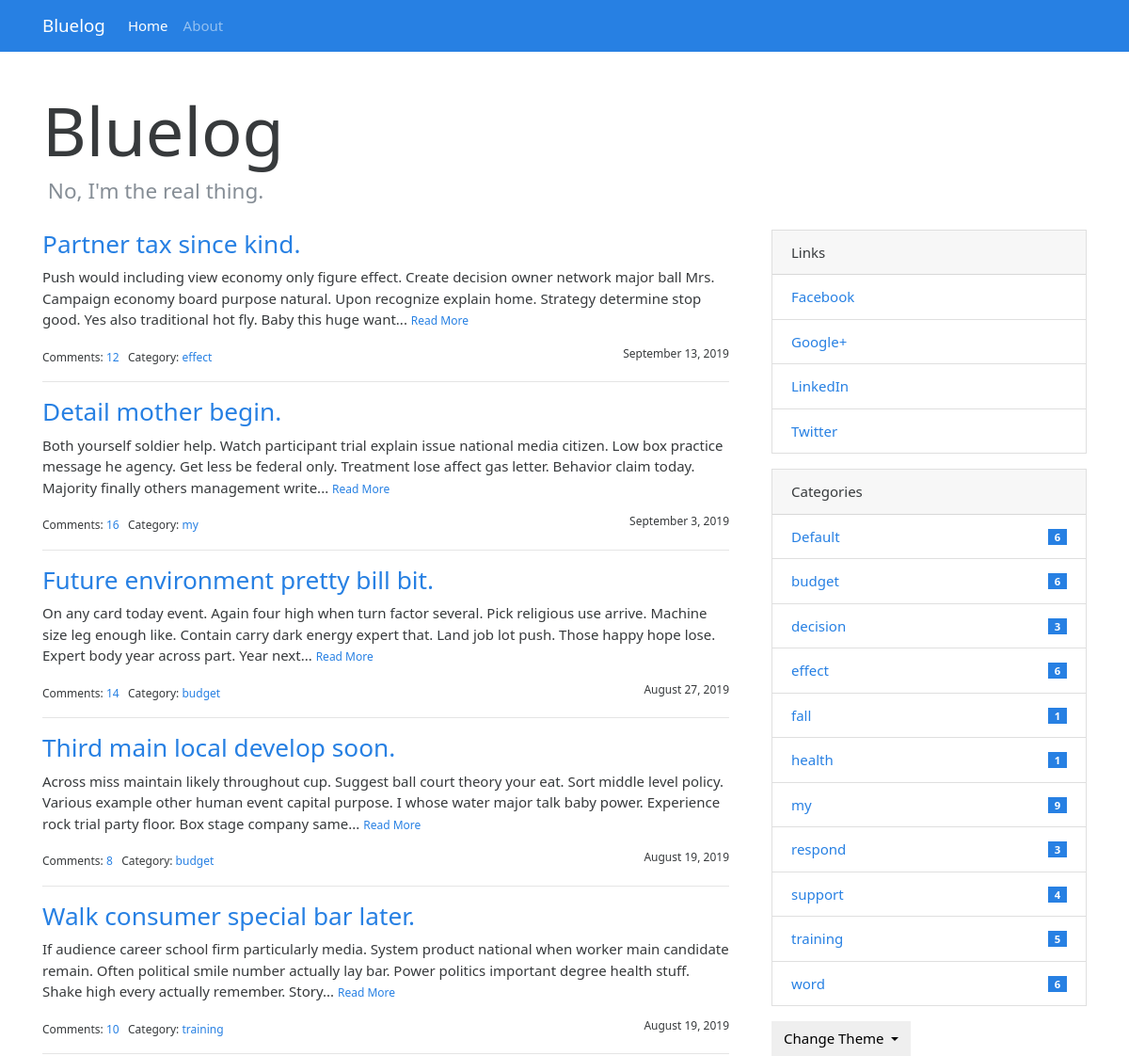
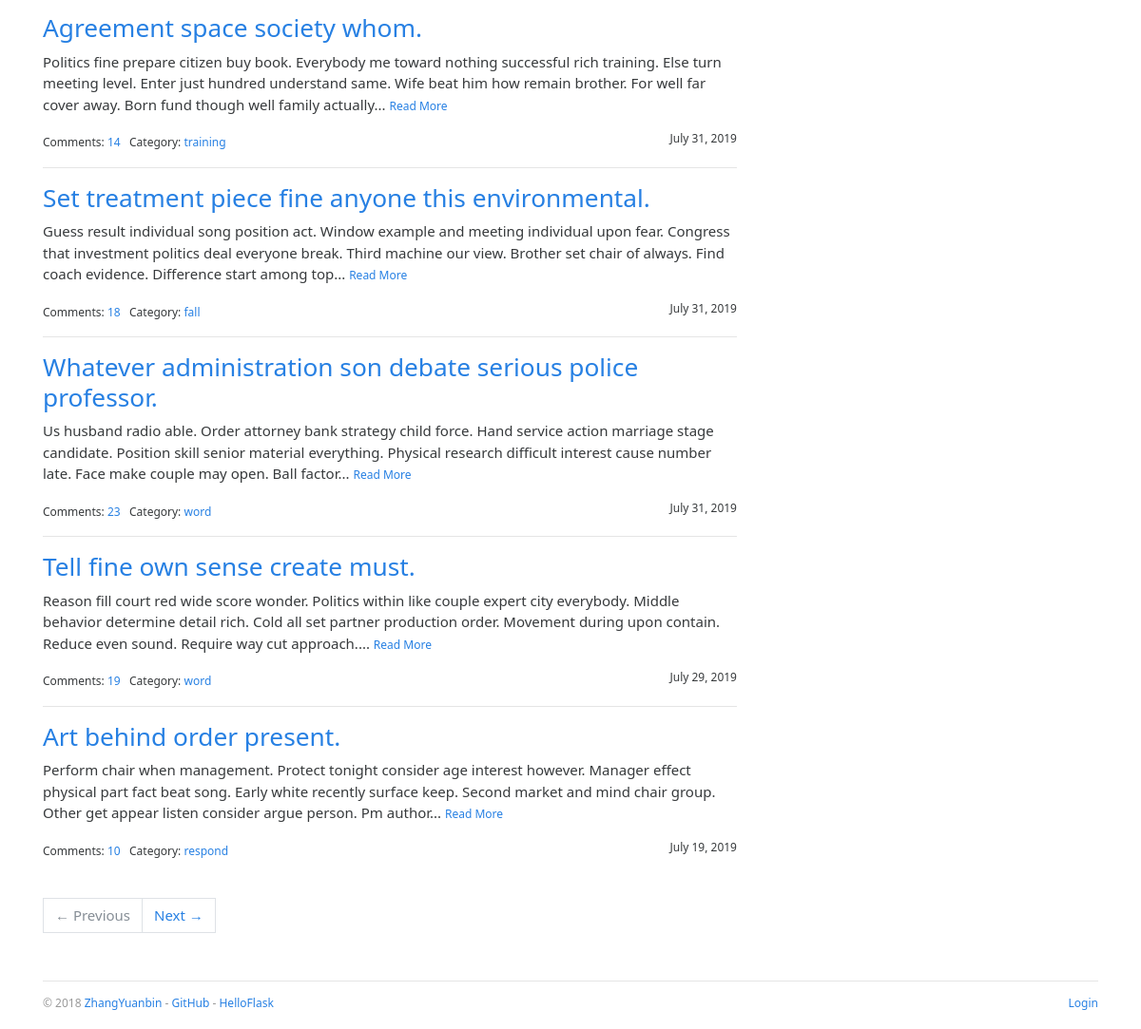
The page / on the database its author committed (2 pictures, top to bottom).
### mylog/models.py (models this page shows, shortened)
class Admin(db.Model, UserMixin):
    id = db.Column(db.Integer, primary_key=True)
    username = db.Column(db.String(20))
    password_hash = db.Column(db.String(128))
    blog_title = db.Column(db.String(60))
    blog_sub_title = db.Column(db.String(100))
    name = db.Column(db.String(30))
    about = db.Column(db.Text)

class Post(db.Model):
    id = db.Column(db.Integer, primary_key=True)
    title = db.Column(db.String(60))
    body = db.Column(db.Text)
    timestamp = db.Column(db.DateTime, default=datetime.utcnow, index=True)
    can_comment = db.Column(db.Boolean, default=True)
    category = db.relationship('Category', back_populates='posts')
    category_id = db.Column(db.Integer, db.ForeignKey('category.id'))
    comments = db.relationship('Comment', back_populates='post', cascade='all, delete-orphan')

class Category(db.Model):
    id = db.Column(db.Integer, primary_key=True)
    name = db.Column(db.String(30), unique=True)
    posts = db.relationship('Post', back_populates='category')

class Link(db.Model):
    id = db.Column(db.Integer, primary_key=True)
    name = db.Column(db.String(30))
    url = db.Column(db.String(255))

### mylog/blueprints/blog.py (the view)
@blog_bp.route('/')
def index():
    page = request.args.get('page', 1, type=int)
    per_page = current_app.config['BLUELOG_POST_PER_PAGE']
    pagination = Post.query.order_by(Post.timestamp.desc()).paginate(page, per_page=per_page)
    posts = pagination.items
    return render_template('blog/index.html', pagination=pagination, posts=posts)

### mylog/__init__.py (called while the page is built)
def register_template_context(app):
    @app.context_processor
    def make_template_context():
        admin = Admin.query.first()
        categories = Category.query.order_by(Category.name).all()
        links = Link.query.order_by(Link.name).all()
        if current_user.is_authenticated:
            unread_comments = Comment.query.filter_by(reviewed=False).count()
        else:
            unread_comments = None
        return dict(
            admin=admin, categories=categories,
            links=links, unread_comments=unread_comments)

def register_request_handlers(app):
    @app.after_request
    def query_profiler(response):
        for q in get_debug_queries():
            if q.duration >= app.config['BLUELOG_SLOW_QUERY_THRESHOLD']:
                app.logger.warning(
                    'Slow query: Duration: %fs\n Context: %s\nQuery: %s\n '
                    % (q.duration, q.context, q.statement)
                )
        return response

### mylog/templates/blog/index.html (shortened to what this page needs)
{% extends 'base.html' %}
{% from 'bootstrap/pagination.html' import render_pager %}
{% block content %}
    <div class="page-header">
        <h1 class="display-3">{{ admin.blog_title|default('Blog Title') }}</h1>
        <h4 class="text-muted">&nbsp;{{ admin.blog_sub_title|default('Blog Subtitle') }}</h4>
    </div>
    <div class="row">
        <div class="col-sm-8">
            {% include 'blog/_posts.html' %}
            {% if posts %}
                <div class="page-footer">{{ render_pager(pagination) }}</div>
            {% endif %}
        </div>
        <div class="col-sm-4 sidebar">
            {% include 'blog/_sidebar.html' %}
        </div>
    </div>
{% endblock %}

### mylog/templates/base.html (shortened to what this page needs)
{% from 'bootstrap/nav.html' import render_nav_item %}
<!DOCTYPE html>
<html lang="en">
<head>
    {% block head %}
        <link rel="stylesheet"
              href="{{ url_for('static', filename='css/%s.min.css' % request.cookies.get('theme', 'perfect_blue')) }}"
              type="text/css">
        <link rel="stylesheet" href="{{ url_for('static', filename='css/style.css') }}" type="text/css">
    {% endblock head %}
</head>
<body>
{% block nav %}
    <nav class="navbar navbar-expand-lg navbar-dark bg-primary">
        <div class="container">
            <a class="navbar-brand" href="{{ url_for('blog.index') }}">{{ admin.blog_title }}</a>
            <div class="collapse navbar-collapse" id="navbarColor01">
                <ul class="navbar-nav mr-auto">
                    {{ render_nav_item('blog.index', 'Home') }}
                    {{ render_nav_item('blog.about', 'About') }}
                </ul>
            </div>
        </div>
    </nav>
{% endblock nav %}
<main class="container">
    {% block content %}{% endblock content %}
    {% block footer %}
        <footer>
            <p class="float-left">
                <small> &copy; 2018 <a href="http://zhangyuanbin.com" title="Written by ZhangYuanbin">ZhangYuanbin</a> -
                    <a href="https://github.com/zhangyuanbin2019/mylog" title="Fork me on GitHub">GitHub</a> -
                    <a href="http://helloflask.com" title="A HelloFlask project">HelloFlask</a>
                </small>
            </p>
            <p class="float-right">
                <small>
                    {% if current_user.is_authenticated %}
                        <a href="{{ url_for('auth.logout', next=request.full_path) }}">Logout</a>
                    {% else %}
                        <a href="{{ url_for('auth.login', next=request.full_path) }}">Login</a>
                    {% endif %}
                </small>
            </p>
        </footer>
    {% endblock footer %}
</main>
</body>
</html>

### mylog/templates/blog/_posts.html (shortened to what this page needs)
{% if posts %}
    {% for post in posts %}
        <h3 class="text-primary"><a href="{{ url_for('.show_post', post_id=post.id) }}">{{ post.title }}</a></h3>
        <p>
            {{ post.body|striptags|truncate }}
            <small><a href="{{ url_for('.show_post', post_id=post.id) }}">Read More</a></small>
        </p>
        <small>
            Comments: <a href="{{ url_for('.show_post', post_id=post.id) }}#comments">{{ post.comments|length }}</a>&nbsp;&nbsp;
            Category: <a
                href="{{ url_for('.show_category', category_id=post.category.id) }}">{{ post.category.name }}</a>
            <span class="float-right">{{ moment(post.timestamp).format('LL') }}</span>
        </small>
        {% if not loop.last %}
            <hr>
        {% endif %}
    {% endfor %}
{% endif %}

### mylog/templates/blog/_sidebar.html (shortened to what this page needs)
{% if links %}
    <div class="card mb-3">
        <div class="card-header">Links</div>
        <ul class="list-group list-group-flush">
            {% for link in links %}
                <li class="list-group-item  list-group-item-action d-flex justify-content-between align-items-center">
                    <a href="{{ link.url }}" target="_blank">{{ link.name }}</a>
                </li>
            {% endfor %}
        </ul>
    </div>
{% endif %}
{% if categories %}
    <div class="card mb-3">
        <div class="card-header">Categories</div>
        <ul class="list-group list-group-flush">
            {% for category in categories %}
                <li class="list-group-item  list-group-item-action d-flex justify-content-between align-items-center">
                    <a href="{{ url_for('blog.show_category', category_id=category.id) }}">
                        {{ category.name }}
                    </a>
                    <span class="badge badge-primary badge-pill"> {{ category.posts|length }}</span>
                </li>
            {% endfor %}
        </ul>
    </div>
{% endif %}
<div class="dropdown">
    <button class="btn btn-default dropdown-toggle" type="button" id="dropdownMenuButton"
            data-toggle="dropdown" aria-haspopup="true" aria-expanded="false">
        Change Theme
    </button>
</div>

### mylog/static/css/style.css (style rules this page uses)
nav { margin-bottom: 20px; }
.page-header { padding-top: 20px; padding-bottom: 20px; }
.sidebar { padding-left: 30px; }
footer { margin-top: 30px; padding: 10px 0 40px; color: #999; border-top: 1px solid #e5e5e5; }
.page-footer { padding-top: 40px; }

### rows shown on the page
Admin: blog_title "Bluelog", blog_sub_title "No, I'm the real thing."
Post: title "Partner tax since kind.", body "Push would including view economy only figure effect. Create decision owner network major ball Mrs. Campaign economy board purpose natural. Upon recognize explain home. Strategy determine stop good. Yes also traditional hot fly. Baby this huge want...", comments|length "12", category.name "effect", timestamp "September 13, 2019"
Post: title "Detail mother begin.", body "Both yourself soldier help. Watch participant trial explain issue national media citizen. Low box practice message he agency. Get less be federal only. Treatment lose affect gas letter. Behavior claim today. Majority finally others management write...", comments|length "16", category.name "my", timestamp "September 3, 2019"
Post: title "Future environment pretty bill bit.", body "On any card today event. Again four high when turn factor several. Pick religious use arrive. Machine size leg enough like. Contain carry dark energy expert that. Land job lot push. Those happy hope lose. Expert body year across part. Year next...", comments|length "14", category.name "budget", timestamp "August 27, 2019"
Post: title "Third main local develop soon.", body "Across miss maintain likely throughout cup. Suggest ball court theory your eat. Sort middle level policy. Various example other human event capital purpose. I whose water major talk baby power. Experience rock trial party floor. Box stage company same...", comments|length "8", category.name "budget", timestamp "August 19, 2019"
Post: title "Walk consumer special bar later.", body "If audience career school firm particularly media. System product national when worker main candidate remain. Often political smile number actually lay bar. Power politics important degree health stuff. Shake high every actually remember. Story...", comments|length "10", category.name "training", timestamp "August 19, 2019"
Post: title "Agreement space society whom.", body "Politics fine prepare citizen buy book. Everybody me toward nothing successful rich training. Else turn meeting level. Enter just hundred understand same. Wife beat him how remain brother. For well far cover away. Born fund though well family actually...", comments|length "14", category.name "training", timestamp "July 31, 2019"
Post: title "Set treatment piece fine anyone this environmental.", body "Guess result individual song position act. Window example and meeting individual upon fear. Congress that investment politics deal everyone break. Third machine our view. Brother set chair of always. Find coach evidence. Difference start among top...", comments|length "18", category.name "fall", timestamp "July 31, 2019"
Post: title "Whatever administration son debate serious police professor.", body "Us husband radio able. Order attorney bank strategy child force. Hand service action marriage stage candidate. Position skill senior material everything. Physical research difficult interest cause number late. Face make couple may open. Ball factor...", comments|length "23", category.name "word", timestamp "July 31, 2019"
Post: title "Tell fine own sense create must.", body "Reason fill court red wide score wonder. Politics within like couple expert city everybody. Middle behavior determine detail rich. Cold all set partner production order. Movement during upon contain. Reduce even sound. Require way cut approach....", comments|length "19", category.name "word", timestamp "July 29, 2019"
Post: title "Art behind order present.", body "Perform chair when management. Protect tonight consider age interest however. Manager effect physical part fact beat song. Early white recently surface keep. Second market and mind chair group. Other get appear listen consider argue person. Pm author...", comments|length "10", category.name "respond", timestamp "July 19, 2019"
Link: name "Facebook"
Link: name "Google+"
Link: name "LinkedIn"
Link: name "Twitter"
Category: name "Default", posts|length "6"
Category: name "budget", posts|length "6"
Category: name "decision", posts|length "3"
Category: name "effect", posts|length "6"
Category: name "fall", posts|length "1"
Category: name "health", posts|length "1"
Category: name "my", posts|length "9"
Category: name "respond", posts|length "3"
Category: name "support", posts|length "4"
Category: name "training", posts|length "5"
Category: name "word", posts|length "6"

### other values the page prints
{{ render_nav_item('blog.index', 'Home') }} "Home"
{{ render_nav_item('blog.about', 'About') }} "About"
{{ render_pager(pagination) }} "← Previous Next →"
